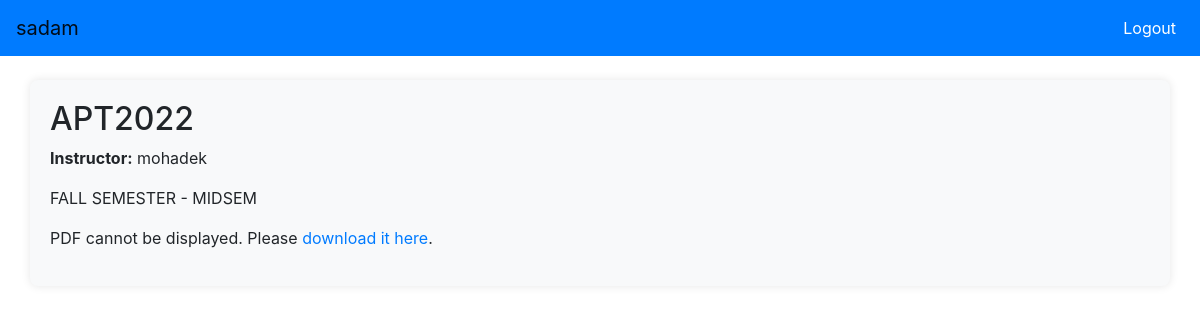
The page /course/20/ (signed in) on the database its author committed.
### course/models.py (models this page shows, shortened)
class Course(models.Model):
    title = models.CharField(max_length=200)  # Title of the course
    content = models.TextField()  # Description or content of the course
    created_at = models.DateTimeField(auto_now_add=True)  # Date and time when the course was created
    updated_at = models.DateTimeField(auto_now=True)  # Date and time when the course was last updated
    instructor = models.ForeignKey(User, on_delete=models.CASCADE, related_name="courses_taught")  # Instructor of the course (linked to User model)
    subscribers = models.ManyToManyField(User, related_name="courses_subscribed", blank=True)  # Users subscribed to the course (many-to-many relationship with User model)
    price = models.DecimalField(max_digits=6, decimal_places=2, default=1.99)  # Price of the course (default is 1.99)
    document = models.FileField(upload_to='docs/', default='default.pdf')  # Document associated with the course

### course/views.py (the view)
# urls.py: path("<int:course_id>/", views.course_detail, name="course_detail"),
@login_required
def course_detail(request, course_id):
    course = get_object_or_404(Course, id=course_id)
    if request.user not in course.subscribers.all():
        return redirect("course_list")
    context = {
        "course": course
    }
    return render(request, "course_detail.html", context)

### course/templates/course_detail.html (shortened to what this page needs)
{% extends "base.html" %} {% block content %}
<h2>{{ course.title }}</h2>
    <p><strong>Instructor:</strong> {{ course.instructor.username }}</p>
    <p>{{ course.content }}</p>
{% if course.document %}
        <div>
            <object data="{{ course.document.url }}" type="application/pdf" width="100%" height="600px">
                <p>PDF cannot be displayed. Please <a href="{{ course.document.url }}">download it here</a>.</p>
            </object>
        </div>
    {% endif %}
 {% endblock %}

### user/templates/base.html (shortened to what this page needs)
<!DOCTYPE html>
<html lang="en">
<head>
    <link href="https://maxcdn.bootstrapcdn.com/bootstrap/4.5.2/css/bootstrap.min.css" rel="stylesheet">
</head>
<body>
<nav class="navbar navbar-expand-lg navbar-light">
    <a class="navbar-brand" href="{%  url 'course_list' %}">{{request.user}}</a>
    <div class="collapse navbar-collapse" id="navbarNav">
        <ul class="navbar-nav ml-auto">
            {% if user.is_authenticated %}
                <li class="nav-item">
                    <a class="nav-link" href="{% url 'logout' %}">Logout</a>
                </li>
            {% endif %}
        </ul>
    </div>
</nav>
<div class="container mt-4">
    {% block content %} {% endblock %}
</div>
</body>
</html>

### user/templates/base.html (style rules this page uses)
:root { --primary-color: #007bff; --secondary-color: #6c757d; --accent-color: #28a745; }
.navbar { background-color: var(--primary-color); }
.navbar-brand { color: #fff; }
.navbar-nav .nav-link { color: #fff !important; }
.container { background-color: #f8f9fa; border-radius: 8px; box-shadow: 0 0 10px rgba(0, 0, 0, 0.1); padding: 20px; }

### rows shown on the page
Course: title "APT2022", instructor.username "mohadek", content "FALL SEMESTER - MIDSEM"

### other values the page prints
{{ request.user }} "sadam"
